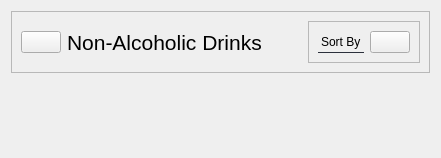
                      <widget class="QWidget" name="drinkInvPage">
                       <layout class="QVBoxLayout" name="verticalLayout_47">
                        <item>
                         <widget class="QFrame" name="headerFrame_9">
                          <property name="styleSheet">
                           <string notr="true">QFrame{
	border-bottom: 1px solid rgb(131, 142, 162);
}
QLabel{
border: none
}</string>
                          </property>
                          <property name="frameShape">
                           <enum>QFrame::StyledPanel</enum>
                          </property>
                          <property name="frameShadow">
                           <enum>QFrame::Raised</enum>
                          </property>
                          <layout class="QHBoxLayout" name="horizontalLayout_49">
                           <item>
                            <widget class="QPushButton" name="backBtn_3">
                             <property name="text">
                              <string/>
                             </property>
                             <property name="icon">
                              <iconset resource="resources.qrc">
                               <normaloff>:/white /White Icons/arrow-left-circle.svg</normaloff>:/white /White Icons/arrow-left-circle.svg</iconset>
                             </property>
                             <property name="iconSize">
                              <size>
                               <width>30</width>
                               <height>30</height>
                              </size>
                             </property>
                            </widget>
                           </item>
                           <item>
                            <widget class="QLabel" name="label_77">
                             <property name="font">
                              <font>
                               <pointsize>16</pointsize>
                              </font>
                             </property>
                             <property name="text">
                              <string>Non-Alcoholic Drinks</string>
                             </property>
                            </widget>
                           </item>
                           <item>
                            <spacer name="horizontalSpacer_3">
                             <property name="orientation">
                              <enum>Qt::Horizontal</enum>
                             </property>
                             <property name="sizeHint" stdset="0">
                              <size>
                               <width>40</width>
                               <height>20</height>
                              </size>
                             </property>
                            </spacer>
                           </item>
                           <item alignment="Qt::AlignRight">
                            <widget class="QFrame" name="frame_37">
                             <property name="styleSheet">
                              <string notr="true">border-bottom: 1px solid rgb(44, 49, 60)</string>
                             </property>
                             <property name="frameShape">
                              <enum>QFrame::StyledPanel</enum>
                             </property>
                             <property name="frameShadow">
                              <enum>QFrame::Raised</enum>
                             </property>
                             <layout class="QHBoxLayout" name="horizontalLayout_50">
                              <item>
                               <widget class="QLabel" name="label_78">
                                <property name="text">
                                 <string>Sort By</string>
                                </property>
                               </widget>
                              </item>
                              <item>
                               <widget class="QPushButton" name="sortBtn_6">
                                <property name="text">
                                 <string/>
                                </property>
                                <property name="icon">
                                 <iconset resource="resources.qrc">
                                  <normaloff>:/white /White Icons/sliders.svg</normaloff>:/white /White Icons/sliders.svg</iconset>
                                </property>
                                <property name="iconSize">
                                 <size>
                                  <width>24</width>
                                  <height>24</height>
                                 </size>
                                </property>
                               </widget>
                              </item>
                             </layout>
                            </widget>
                           </item>
                          </layout>
                         </widget>
                        </item>
                        <item>
                         <widget class="QScrollArea" name="scrollArea_7">
                          <property name="styleSheet">
                           <string notr="true">border:none;
color: rgb(44, 49, 60);</string>
                          </property>
                          <property name="widgetResizable">
                           <bool>true</bool>
                          </property>
                          <widget class="QWidget" name="DrinksScrollAreaWidgetContents">
                           <property name="geometry">
                            <rect>
                             <x>0</x>
                             <y>0</y>
                             <width>100</width>
                             <height>30</height>
                            </rect>
                           </property>
                          </widget>
                         </widget>
                        </item>
                       </layout>
                      </widget>
